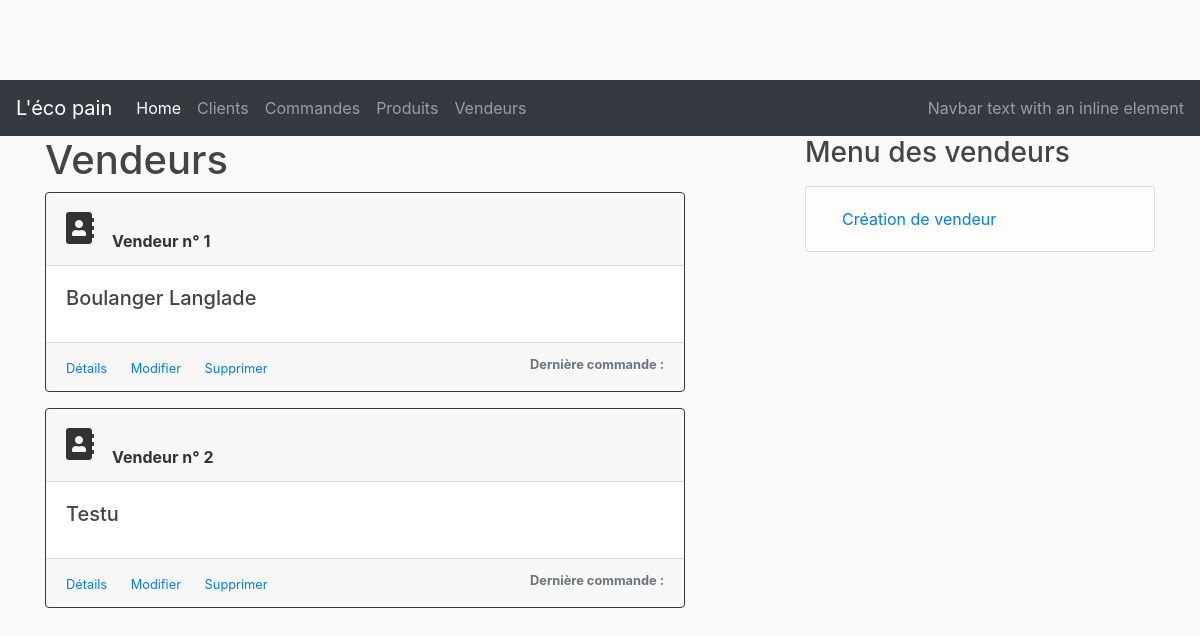
Page /vendors on the earlier database version.
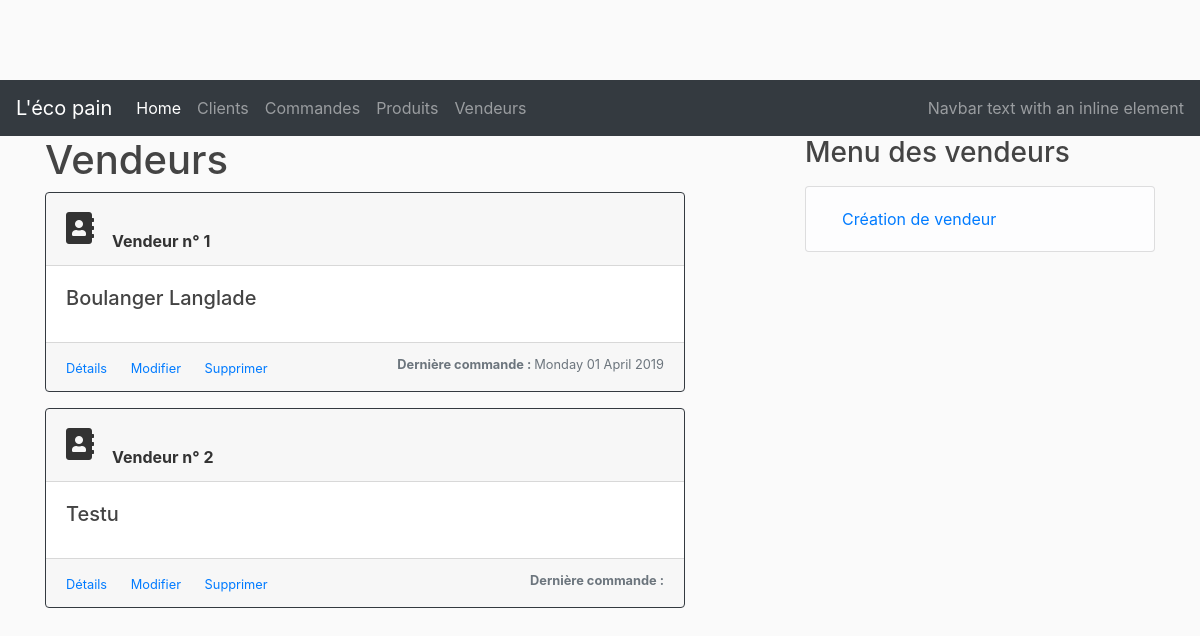
Same page on the later database version.
### lecopain/models.py (models this page shows, shortened)
class Vendor(db.Model):
    __tablename__ = 'vendors'
    id = db.Column(db.Integer, primary_key=True)
    name = db.Column(db.String(50), nullable=False)
    email = db.Column(db.String(200), nullable=False)
    products = db.relationship('Product', backref='vendor', lazy=True)

class Order(db.Model):
    __tablename__ = 'orders'
    id = db.Column(db.Integer, primary_key=True)
    title = db.Column(db.String(50), nullable=False)
    order_dt = db.Column(db.DateTime)
    created_at = db.Column(db.DateTime, nullable=False, default=datetime.utcnow)
    customer_id = db.Column(db.Integer, db.ForeignKey('customers.id'), nullable=False)
    status = db.Column(db.String(20), nullable=False)
    vendor_id = db.Column(db.Integer)

### lecopain/controllers/vendor_controller.py (the view)
@vendor_page.route("/vendors", methods=['GET', 'POST'])
def vendors():
    new_orders=[]
    vendorManager = VendorManager()
    vendors = Vendor.query.all()
    for vendor in vendors :
        new_orders.append(vendorManager.get_last_order(vendor))
    for order in new_orders :
        if order != None :
            print(str(order.order_dt))
    return render_template('/vendors/vendors.html', vendors=vendors, new_orders= new_orders, cpt=0)

### lecopain/services/vendor_manager.py (called while the page is built)
    def get_last_order(self, vendor) :
        newer_order = None
        orders = Order.query.filter(Order.vendor_id == vendor.id).all()
        for order in orders :
            if(newer_order == None) :
                print("newer from null")
                newer_order = order
            elif (order.order_dt > newer_order.order_dt) :
                newer_order = order
                print("newer from other")
        return newer_order

### lecopain/templates/vendors/vendors.html (shortened to what this page needs)
{% extends "layout.html" %}
{% block content %}
<h1>Vendeurs</h1>
    {% set count = O %}
    {% for vendor in vendors %}
    <div class="card border-dark mb-3" style="width: 40rem;">
        <div class="card-header">
                <span style="float: left; font-size: 2em;">
                    <i class="fas fa-address-book "> </i> &nbsp;
                </span>
                <br>
                <b>Vendeur n° {{vendor.id}}</b>
        </div>
        <div class="card-body">
            <h5 class="card-title">
                {{vendor.name}}
            </h5>
        </div>
        <div class="card-footer">
            <small class="text-muted">
                <a href="/vendors/{{vendor.id}}" class="card-link">Détails</a>
                <a href="/vendors/update/{{vendor.id}}" class="card-link">Modifier</a>
                <a href="/vendors/delete/{{vendor.id}}" class="card-link">Supprimer</a>
                <span style="float: right">
                        <b> Dernière commande : </b>
                        {% if new_orders[loop.index-1] is not none %}
                            {{ new_orders[loop.index-1].order_dt.strftime('%A %d %B %Y') }}
                        {% endif%}
                </span>
            </small>
        </div>
    </div>
    {% endfor %}
{% endblock %}
{% block right_menu %}
<div class="content-section">
    <h3>Menu des vendeurs</h3>
    <p class='text-muted'>
        <ul class="list-group">
        <li class="list-group-item list-group-item-light">
            <a class="nav-link" href="/vendors/new">Création de vendeur</a></li>
        </ul>
    </p>
</div>
{% endblock %}

### lecopain/templates/layout.html (shortened to what this page needs)
<!DOCTYPE html>
<html>
    <head>
        <link rel="stylesheet" href="https://stackpath.bootstrapcdn.com/bootstrap/4.2.1/css/bootstrap.min.css" />
        <link rel="stylesheet" type="text/css" href="{{ url_for('static', filename='main.css')}}" />
        <link rel="stylesheet" href="https://use.fontawesome.com/releases/v5.7.1/css/all.css" />
        <link rel="stylesheet" href="https://cdnjs.cloudflare.com/ajax/libs/tempusdominus-bootstrap-4/5.0.0-alpha14/css/tempusdominus-bootstrap-4.min.css" />
    </head>
    <body>
        <nav class="navbar navbar-expand-lg navbar-dark bg-dark">
                <a class="navbar-brand" href="#">L'éco pain</a>
                <div class="collapse navbar-collapse" id="navbarText">
                  <ul class="navbar-nav mr-auto">
                    <li class="nav-item active">
                      <a class="nav-link" href="/">Home <span class="sr-only">(current)</span></a>
                    </li>
                    <li class="nav-item">
                      <a class="nav-link" href="/customers">Clients</a>
                    </li>
                    <li class="nav-item">
                      <a class="nav-link" href="/orders">Commandes</a>
                    </li>
                    <li class="nav-item">
                        <a class="nav-link" href="/products">Produits</a>
                    </li>
                    <li class="nav-item">
                        <a class="nav-link" href="/vendors">Vendeurs</a>
                    </li>
                  </ul>
                  <span class="navbar-text">
                    Navbar text with an inline element
                  </span>
                </div>
              </nav>
        <div class="container">
                <div class="row">
                  <div class="col-md-8">
                    {% block content %}  {% endblock %}
                  </div>
                  <div class="col-md-4">
                      {% block right_menu %} {% endblock %}
                  </div>
                </div>
            </div>
    </body>
</html>

### lecopain/static/main.css (style rules this page uses)
body { background: #fafafa; color: #333333; margin-top: 5rem; }
h1, h2, h3, h4, h5, h6 { color:#444444; }

Differences in the rows shown:
now on this page (row edited): Order: order_dt "Monday 01 April 2019"
